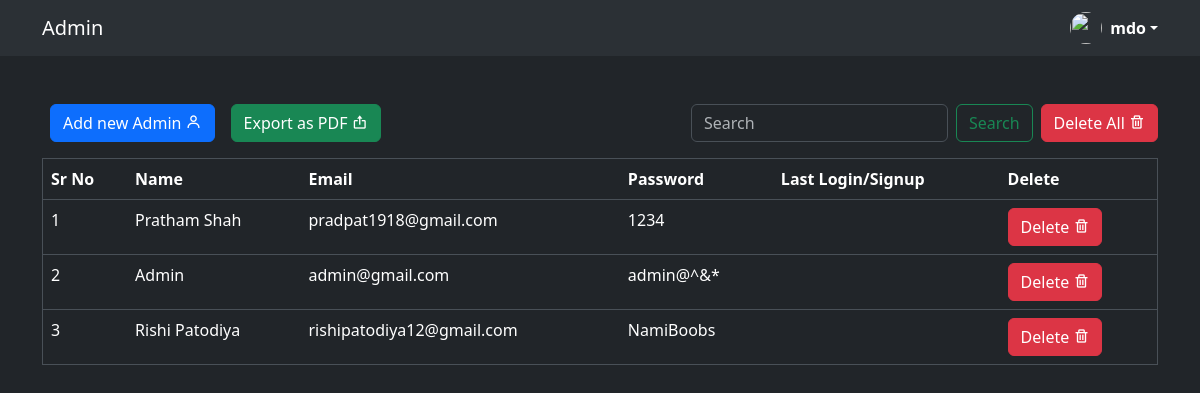
The app's page /php/adminPanel.php, older data.
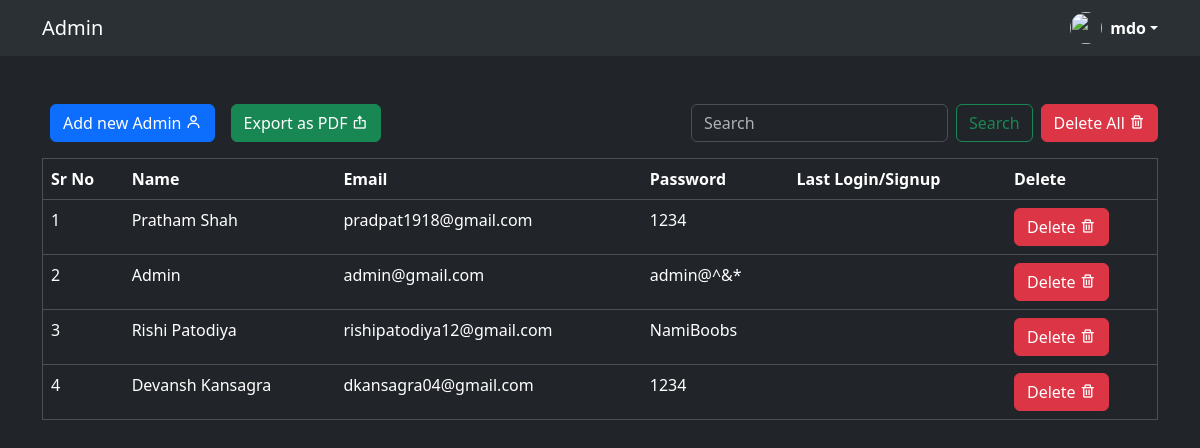
The same page, newer data.
### tables this page shows
CREATE TABLE `movieUsers` (
  `id` int(100) NOT NULL,
  `Name` varchar(50) NOT NULL,
  `Email` varchar(50) NOT NULL,
  `Password` varchar(64) NOT NULL,
  `profilePhoto` varchar(20) DEFAULT NULL,
  `DateOfBirth` varchar(10) NOT NULL,
  `Gender` char(1) DEFAULT NULL,
  `LastLogin` datetime(6) DEFAULT NULL
);

### php/adminPanel.php (the view, shortened to what this page needs)
<!DOCTYPE html>
<html lang="en">
<head>
  <link href="https://cdn.jsdelivr.net/npm/bootstrap@5.3.3/dist/css/bootstrap.min.css" rel="stylesheet">
  <link rel="stylesheet" href="https://cdnjs.cloudflare.com/ajax/libs/boxicons/2.0.7/css/boxicons.min.css">
</head>
<?php
  include('./config.php');
?>
<body data-bs-theme="dark">
  <nav class="navbar bg-body-tertiary">
    <div class="container">
      <a class="navbar-brand">Admin</a>
      <div class="dropdown">
        <a href="#" class="d-flex align-items-center text-white text-decoration-none dropdown-toggle" data-bs-toggle="dropdown" aria-expanded="false">
          <img src="https://github.com/mdo.png" alt="" width="32" height="32" class="rounded-circle me-2">
          <strong>mdo</strong>
        </a>
      </div>
    </div>
  </nav>
  <div class="container mt-5">
    <div class="d-flex justify-content-between">
      <div class="d-flex">
        <div class="mx-2">
        <a href="./adminSignupForm.php" target="" class="btn btn-primary">Add new Admin&nbsp;<i class='bx bx-user'></i></a>
        </div>
        <div class="mx-2">
          <a href="./generatePDF.php" target="__blank" class="btn btn-success">Export as PDF&nbsp;<i class='bx bx-export'></i></a>
        </div>
      </div>
        <div class="d-flex">
          <form class="d-flex mx-2" role="search">
            <input class="form-control me-2" type="search" placeholder="Search" aria-label="Search">
            <button class="btn btn-outline-success" type="submit">Search</button>
          </form>
        <a href="#" onclick="confirmDeleteAll()" class="btn btn-danger" id="deleteBtn">Delete All <i class="bx bx-trash"></i></a>
      </div>
    </div>
    <div class="row">
      <div class="col mt-3">
        <table class="table" id="dataTable" border=1>
          <thead>
            <tr>
              <th>Sr No</th>
              <th>Name</th>
              <th>Email</th>
              <th>Password</th>
              <th>Last Login/Signup</th>
              <th>Delete</th>
            </tr>
          </thead>
          <tbody>
            <?php
              $result = mysqli_query($conn, 'SELECT * FROM movieUsers');
              $id = 1;
              while ($data = mysqli_fetch_array($result)) {
                echo "<tr>";
                echo "<td>" . $id . "</td>";
                echo "<td>" . $data["Name"] . "</td>";
                echo "<td>" . $data["Email"] . "</td>";
                echo "<td>" . $data["Password"] . "</td>";
                echo "<td>" . $data["LastLogin"] . "</td>";
                echo '<td><a href="#" onclick="confirmDelete(' . $data['id'] . ')" class="btn btn-danger" id="deleteBtn">Delete <i class="bx bx-trash"></i></a></td>';
                echo "</tr>";
                $id += 1;
              }
            ?>
          </tbody>
        </table>
      </div>
    </div>
  </div>
</body>
</html>

Row changes from the older to the newer data that the page shows:
added movieusers: Name "Devansh Kansagra", Email "dkansagra04@gmail.com", Password "1234"
